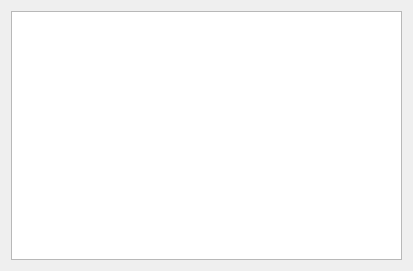
<?xml version="1.0" encoding="UTF-8"?>
<ui version="4.0">
 <class>ListCoursesDialog</class>
 <widget class="QDialog" name="ListCoursesDialog">
  <property name="geometry">
   <rect>
    <x>0</x>
    <y>0</y>
    <width>413</width>
    <height>271</height>
   </rect>
  </property>
  <property name="windowTitle">
   <string>Dialog</string>
  </property>
  <layout class="QVBoxLayout" name="verticalLayout">
   <item>
    <widget class="QTreeView" name="repo_treeview"/>
   </item>
  </layout>
 </widget>
 <resources/>
 <connections/>
</ui>
